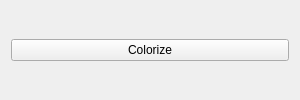
<?xml version="1.0" encoding="UTF-8"?>
<ui version="4.0">
 <class>SEColorizerAppGUIClass</class>
 <widget class="QWidget" name="SEColorizerAppGUIClass">
  <property name="geometry">
   <rect>
    <x>0</x>
    <y>0</y>
    <width>300</width>
    <height>100</height>
   </rect>
  </property>
  <property name="minimumSize">
   <size>
    <width>300</width>
    <height>100</height>
   </size>
  </property>
  <property name="windowTitle">
   <string/>
  </property>
  <layout class="QVBoxLayout" name="verticalLayout">
   <item>
    <widget class="QPushButton" name="pushButton">
     <property name="text">
      <string>Colorize</string>
     </property>
    </widget>
   </item>
  </layout>
 </widget>
 <resources/>
 <connections>
  <connection>
   <sender>pushButton</sender>
   <signal>clicked()</signal>
   <receiver>SEColorizerAppGUIClass</receiver>
   <slot>onColorizedClicked()</slot>
   <hints>
    <hint type="sourcelabel">
     <x>149</x>
     <y>49</y>
    </hint>
    <hint type="destinationlabel">
     <x>149</x>
     <y>49</y>
    </hint>
   </hints>
  </connection>
 </connections>
 <slots>
  <slot>onColorizedClicked()</slot>
 </slots>
</ui>
